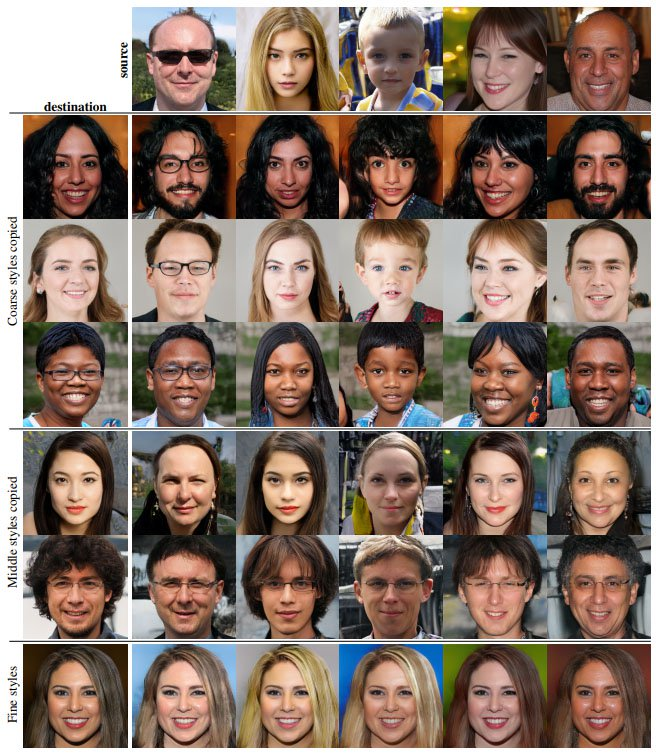
#> input picture images/faced.jpg, 656 x 754 px, given in place of ., which was not available
$ python -i imageprocessing.py   (imports and definitions only)
#> lines starting #> are read from the running program, lines starting #| are printed output that depends on the picture; after the words box and inside, x2 and y2 are one past the last pixel; in counts of white or black regions, pixels touching at a corner belong together
import cv2
import numpy as np
from matplotlib import pyplot as plt
import os

from tkinter.filedialog import askopenfilename, askopenfilenames

# import Tkinter, tkFileDialog


def readImage(path):
    return cv2.imread(path, 0)


def readImageRGB(path):
#> called with path = '.'
    return cv2.cvtColor(cv2.imread(path), cv2.COLOR_BGR2RGB)


def medianblur(image):
    # return cv2.cvtColor(cv2.medianBlur(image, 5), cv2.COLOR_BGR2RGB)
    return cv2.medianBlur(image, 5)

def noisereduction(image):
    return cv2.fastNlMeansDenoisingColored(image,None,10,10,7,21)


def edgeDetection(image):
    return cv2.cvtColor(cv2.Canny(image, 60, 100), cv2.COLOR_GRAY2BGR)
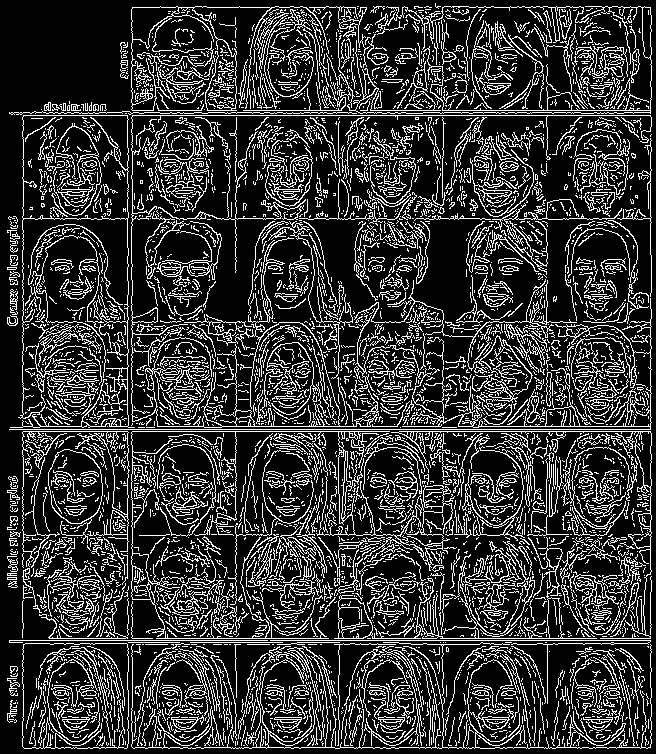
#> returned value: shape (754, 656, 3); 21% white in thin lines or dots


def splitImage(image, parts):
    return np.array_split(image, parts)


# [29 lines left out: functions stitchImage, stitchmultimage, not called in this run]


def overlay(img, img2):
    return cv2.addWeighted(img, 0.6, img2, 0.4, 0)


# [66 lines left out: functions facedetect, print2images, print3images, print4images, writeimage0, writeimage, not called in this run]
    # writeimage('output/nonlocal/', 'nonlocal distributed', new)


def choiceEdge(filename):
    for file in filename:
        print("Starting process ----")
        print(file)
        edgeImg = readImageRGB(file)
        edge_original = edgeDetection(edgeImg)
        part = 10
        split = splitImage(edgeImg, part)
#> split = 10 items
#> (the run stopped early here; a loop or call above may not have finished)

$ run again, on images/faces.jpg
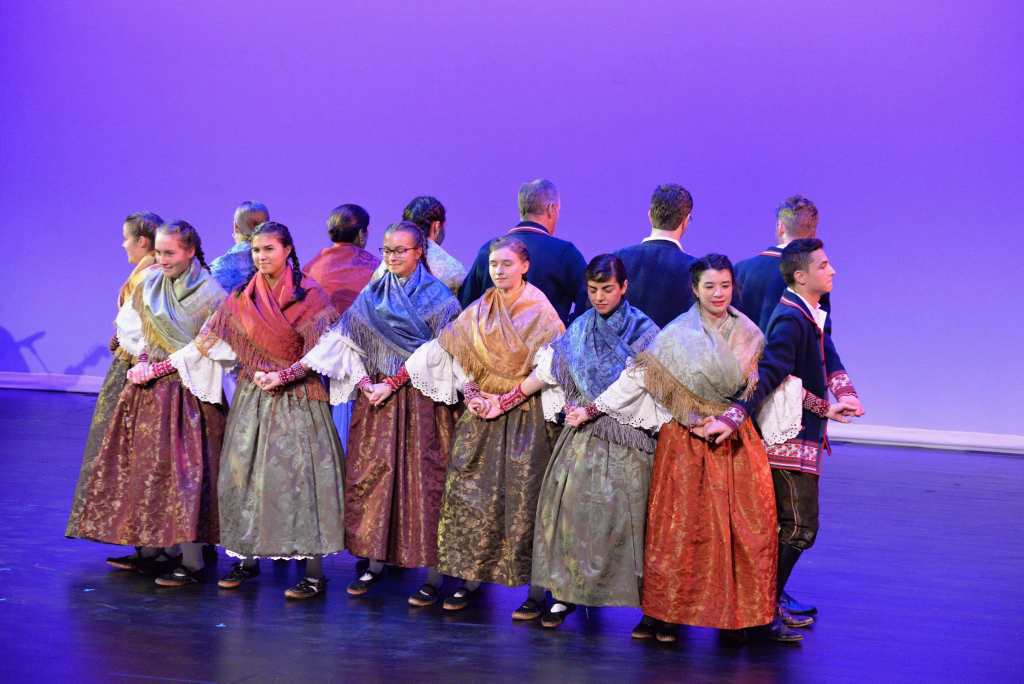
#> input picture images/faces.jpg, 2048 x 1367 px, given in place of ., which was not available (shown at 1/2 size)
#> in edgeDetection, `return cv2.cvtColor(cv2.Canny(image, 60, 100), cv2.COLOR_GRAY2BGR)`:
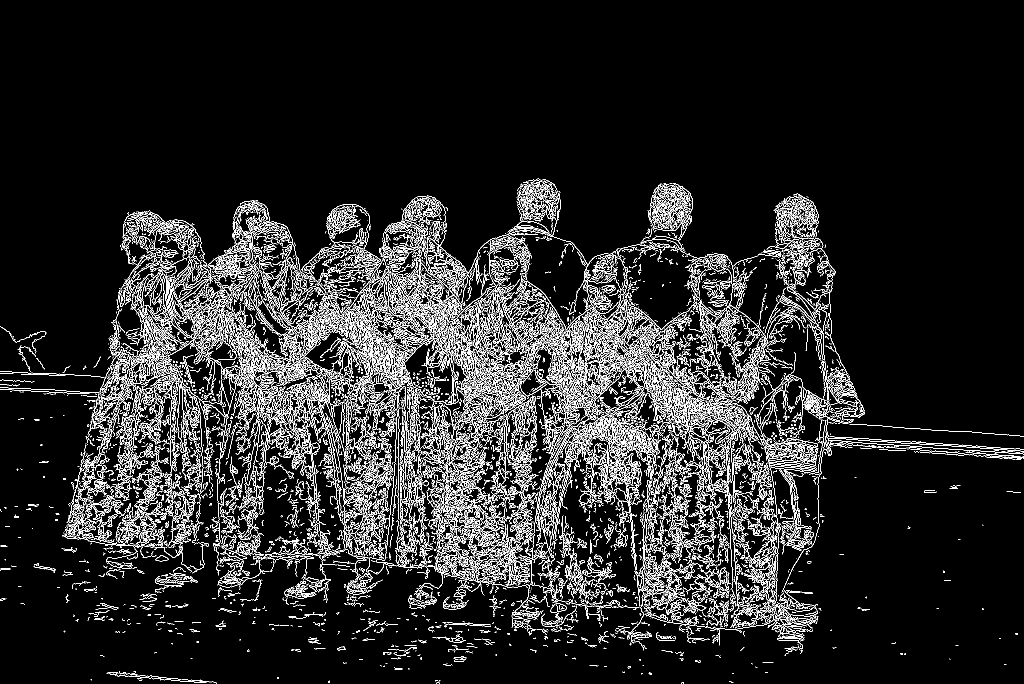
#> returned value: shape (1367, 2048, 3) (shown at 1/2 size); 9.4% white in thin lines or dots, all inside (x1, y1, x2, y2) = (0, 357, 2048, 1367)
#> split = 10 items

$ run again, on images/fall.jpg
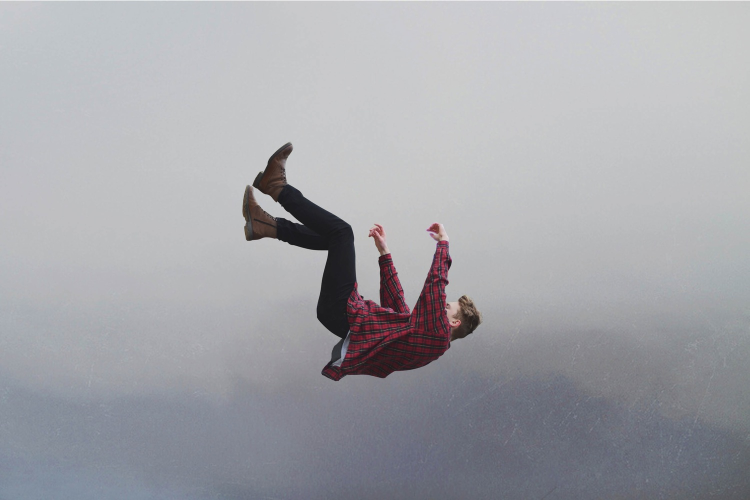
#> input picture images/fall.jpg, 1500 x 1000 px, given in place of ., which was not available (shown at 1/2 size)
#> in edgeDetection, `return cv2.cvtColor(cv2.Canny(image, 60, 100), cv2.COLOR_GRAY2BGR)`:
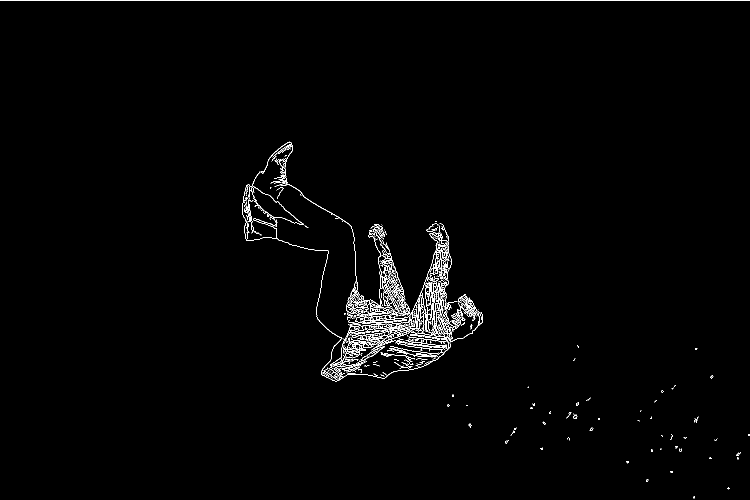
#> returned value: shape (1000, 1500, 3) (shown at 1/2 size); 1.2% white in thin lines or dots
#> split = 10 items
